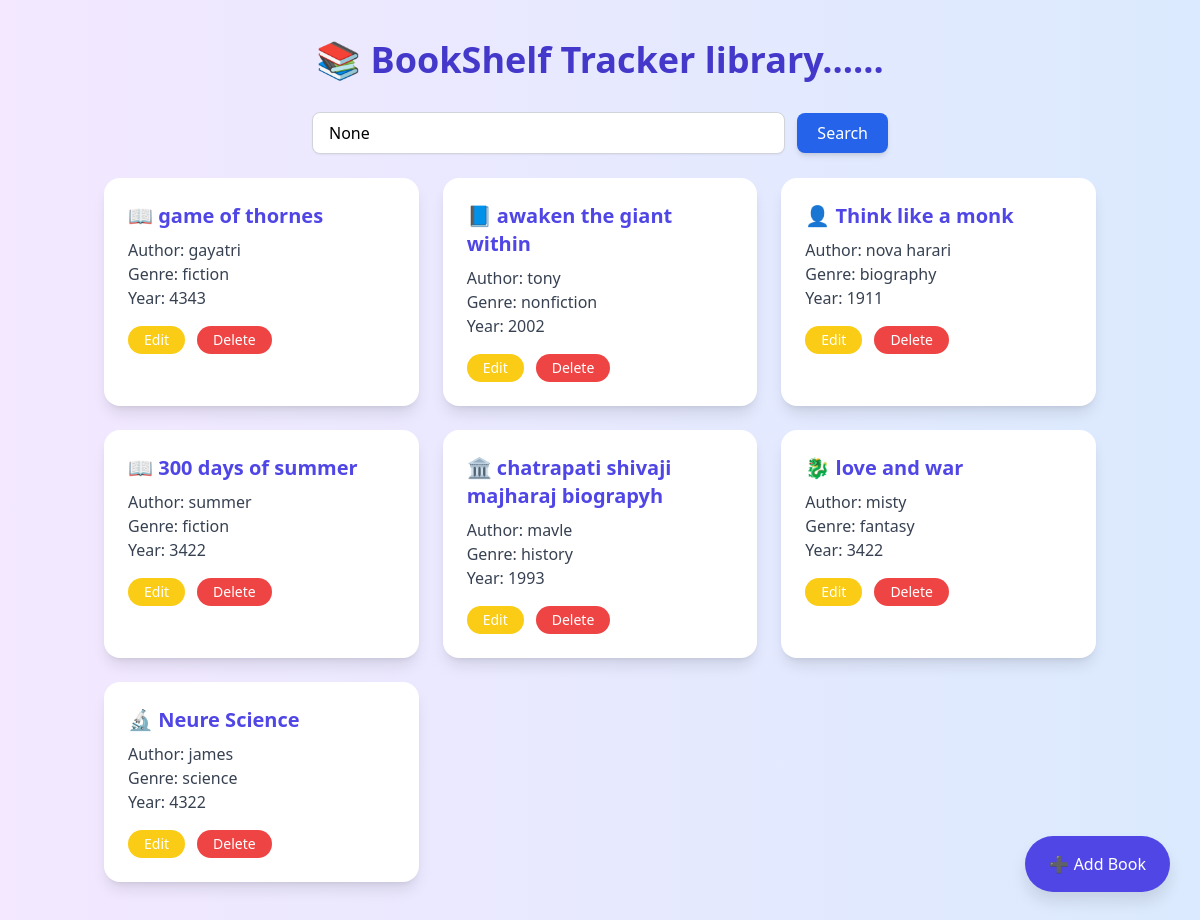
The app's page /, older data.
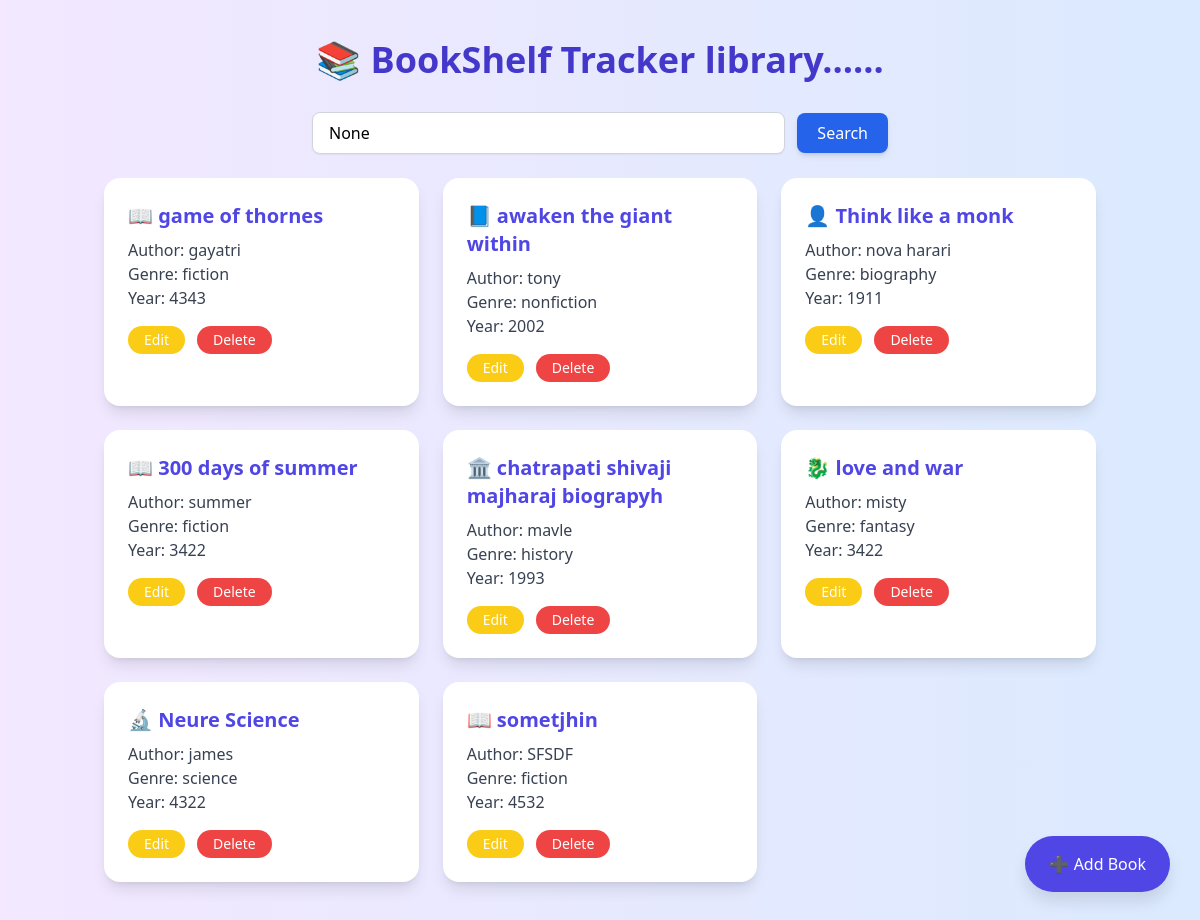
The same page, newer data.
### books/models.py (models this page shows, shortened)
class Book(models.Model):
    GENRE_CHOICES = [
        ('fiction', 'Fiction'),
        ('nonfiction', 'Non-Fiction'),
        ('fantasy', 'Fantasy'),
        ('biography', 'Biography'),
        ('science', 'Science'),
        ('history', 'History'),
    ]
    title = models.CharField(max_length=100)
    author = models.CharField(max_length=100)
    year = models.PositiveIntegerField()
    genre = models.CharField(max_length=50, choices=GENRE_CHOICES)

### books/views.py (the view)
# urls.py: path('', views.book_list, name='book_list'),
def book_list(request):
    query = request.GET.get('q')  # Get search query from URL parameters
    if query:
        books = Book.objects.filter(title__icontains=query)
    else:
        books = Book.objects.all()
    return render(request, 'books/book_list.html', {'books': books, 'query': query})

### books/templates/books/book_list.html (shortened to what this page needs)
<!DOCTYPE html>
<html lang="en">
<head>
    <script src="https://cdn.tailwindcss.com"></script>
</head>
<body class="bg-gradient-to-r from-purple-100 to-blue-100 min-h-screen font-sans fade-in">
    <div class="container mx-auto px-4 py-10">
        <h1 class="text-4xl font-bold text-center text-indigo-700 mb-8">📚 BookShelf Tracker library......</h1>
<div class="flex justify-center mt-6">
  <form method="get" action="{% url 'book_list' %}" class="flex flex-col sm:flex-row items-center gap-3 w-full max-w-xl">
    <input
      type="text"
      name="q"
      value="{{ query }}"
      placeholder="Search books by title..."
      class="w-full px-4 py-2 border border-gray-300 rounded-lg focus:outline-none focus:ring-2 focus:ring-blue-400 shadow-sm transition"
    />
    <button
      type="submit"
      class="bg-blue-600 text-white px-5 py-2 rounded-lg hover:bg-blue-700 transition font-medium shadow-md"
    >
      Search
    </button>
  </form>
</div>
<br />
        <div class="grid grid-cols-1 md:grid-cols-2 lg:grid-cols-3 gap-6">
            {% for book in books %}
                <div class="bg-white rounded-2xl shadow-lg p-6 hover:shadow-xl transition-shadow duration-300">
                    <h2 class="text-xl font-semibold text-indigo-600 mb-2">
    {% if book.genre == 'fiction' %}📖
    {% elif book.genre == 'nonfiction' %}📘
    {% elif book.genre == 'fantasy' %}🐉
    {% elif book.genre == 'biography' %}👤
    {% elif book.genre == 'science' %}🔬
    {% elif book.genre == 'history' %}🏛️
    {% else %}📚
    {% endif %}
    {{ book.title }}
</h2>
                    <p class="text-gray-700">Author: <span class="font-medium">{{ book.author }}</span></p>
                    <p class="text-gray-700">Genre: <span class="font-medium">{{ book.genre }}</span></p>
                    <p class="text-gray-700">Year: <span class="font-medium">{{ book.year }}</span></p>
                    <div class="mt-4 flex space-x-3">
                        <a href="{% url 'book_update' book.pk %}" class="bg-yellow-400 text-white px-4 py-1 rounded-full text-sm hover:bg-yellow-500">Edit</a>
                        <a href="{% url 'book_delete' book.pk %}" class="bg-red-500 text-white px-4 py-1 rounded-full text-sm hover:bg-red-600">Delete</a>
                    </div>
                </div>
            {% empty %}
                <p class="text-center text-gray-600 col-span-full">No books in your shelf yet 📭</p>
            {% endfor %}
        </div>
    </div>
    <a href="{% url 'book_create' %}" class="float-button">➕ Add Book</a>
</body>
</html>

Row changes from the older to the newer data that the page shows:
added Book: title "sometjhin", author "SFSDF", genre "fiction", year "4532"
